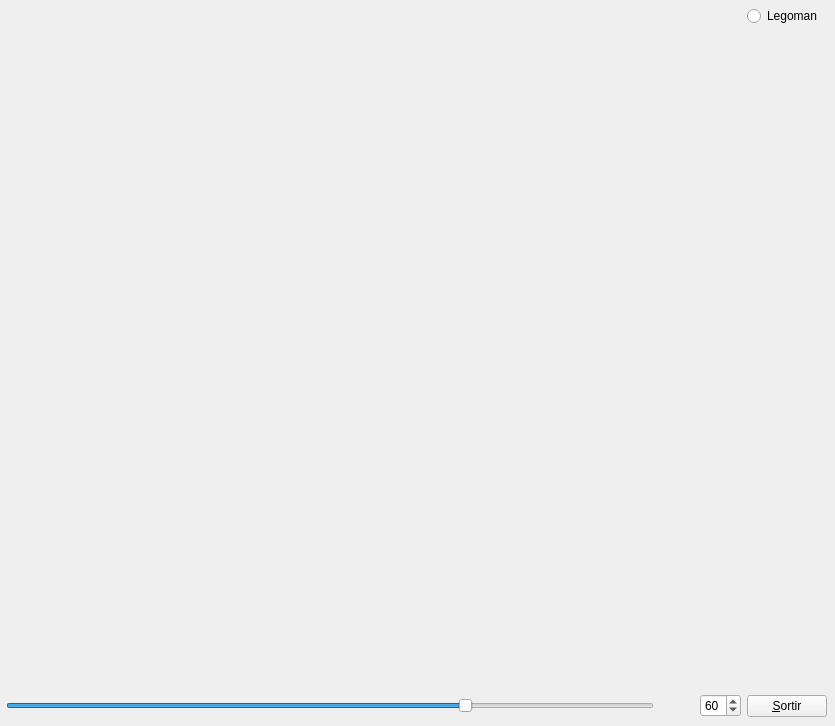
<?xml version="1.0" encoding="UTF-8"?>
<ui version="4.0">
 <class>MyForm</class>
 <widget class="QWidget" name="MyForm">
  <property name="geometry">
   <rect>
    <x>0</x>
    <y>0</y>
    <width>835</width>
    <height>726</height>
   </rect>
  </property>
  <property name="windowTitle">
   <string>IDI-Lab</string>
  </property>
  <widget class="QWidget" name="">
   <property name="geometry">
    <rect>
     <x>6</x>
     <y>6</y>
     <width>821</width>
     <height>711</height>
    </rect>
   </property>
   <layout class="QHBoxLayout" name="horizontalLayout_2">
    <item>
     <layout class="QVBoxLayout" name="verticalLayout_2">
      <item>
       <widget class="MyGLWidget" name="widget" native="true">
        <property name="sizePolicy">
         <sizepolicy hsizetype="Expanding" vsizetype="Expanding">
          <horstretch>0</horstretch>
          <verstretch>0</verstretch>
         </sizepolicy>
        </property>
        <property name="minimumSize">
         <size>
          <width>50</width>
          <height>50</height>
         </size>
        </property>
       </widget>
      </item>
      <item>
       <layout class="QHBoxLayout" name="horizontalLayout">
        <item>
         <widget class="QSlider" name="horizontalSlider">
          <property name="minimum">
           <number>10</number>
          </property>
          <property name="maximum">
           <number>80</number>
          </property>
          <property name="value">
           <number>60</number>
          </property>
          <property name="orientation">
           <enum>Qt::Horizontal</enum>
          </property>
         </widget>
        </item>
        <item>
         <spacer name="horizontalSpacer">
          <property name="orientation">
           <enum>Qt::Horizontal</enum>
          </property>
          <property name="sizeType">
           <enum>QSizePolicy::Minimum</enum>
          </property>
          <property name="sizeHint" stdset="0">
           <size>
            <width>40</width>
            <height>20</height>
           </size>
          </property>
         </spacer>
        </item>
        <item>
         <widget class="QSpinBox" name="spinBox">
          <property name="minimum">
           <number>10</number>
          </property>
          <property name="maximum">
           <number>80</number>
          </property>
          <property name="value">
           <number>60</number>
          </property>
         </widget>
        </item>
       </layout>
      </item>
     </layout>
    </item>
    <item>
     <layout class="QVBoxLayout" name="verticalLayout">
      <item>
       <widget class="QRadioButton" name="radioButton">
        <property name="text">
         <string>Legoman</string>
        </property>
       </widget>
      </item>
      <item>
       <spacer name="verticalSpacer">
        <property name="orientation">
         <enum>Qt::Vertical</enum>
        </property>
        <property name="sizeHint" stdset="0">
         <size>
          <width>20</width>
          <height>40</height>
         </size>
        </property>
       </spacer>
      </item>
      <item>
       <widget class="QPushButton" name="pushButton">
        <property name="sizePolicy">
         <sizepolicy hsizetype="Fixed" vsizetype="Fixed">
          <horstretch>0</horstretch>
          <verstretch>0</verstretch>
         </sizepolicy>
        </property>
        <property name="text">
         <string>&amp;Sortir</string>
        </property>
       </widget>
      </item>
     </layout>
    </item>
   </layout>
  </widget>
 </widget>
 <customwidgets>
  <customwidget>
   <class>MyGLWidget</class>
   <extends>QWidget</extends>
   <header>MyGLWidget.h</header>
   <container>1</container>
   <slots>
    <signal>returnPressed()</signal>
    <signal>EmetreFov(int)</signal>
    <slot>CanviarFov(int)</slot>
    <slot>Canviarmodel()</slot>
   </slots>
  </customwidget>
 </customwidgets>
 <resources/>
 <connections>
  <connection>
   <sender>pushButton</sender>
   <signal>clicked()</signal>
   <receiver>MyForm</receiver>
   <slot>close()</slot>
   <hints>
    <hint type="sourcelabel">
     <x>803</x>
     <y>714</y>
    </hint>
    <hint type="destinationlabel">
     <x>834</x>
     <y>529</y>
    </hint>
   </hints>
  </connection>
  <connection>
   <sender>horizontalSlider</sender>
   <signal>valueChanged(int)</signal>
   <receiver>widget</receiver>
   <slot>CanviarFov(int)</slot>
   <hints>
    <hint type="sourcelabel">
     <x>461</x>
     <y>695</y>
    </hint>
    <hint type="destinationlabel">
     <x>459</x>
     <y>625</y>
    </hint>
   </hints>
  </connection>
  <connection>
   <sender>widget</sender>
   <signal>EmetreFov(int)</signal>
   <receiver>spinBox</receiver>
   <slot>setValue(int)</slot>
   <hints>
    <hint type="sourcelabel">
     <x>290</x>
     <y>541</y>
    </hint>
    <hint type="destinationlabel">
     <x>700</x>
     <y>697</y>
    </hint>
   </hints>
  </connection>
  <connection>
   <sender>radioButton</sender>
   <signal>clicked()</signal>
   <receiver>widget</receiver>
   <slot>Canviarmodel()</slot>
   <hints>
    <hint type="sourcelabel">
     <x>765</x>
     <y>17</y>
    </hint>
    <hint type="destinationlabel">
     <x>619</x>
     <y>79</y>
    </hint>
   </hints>
  </connection>
 </connections>
</ui>
